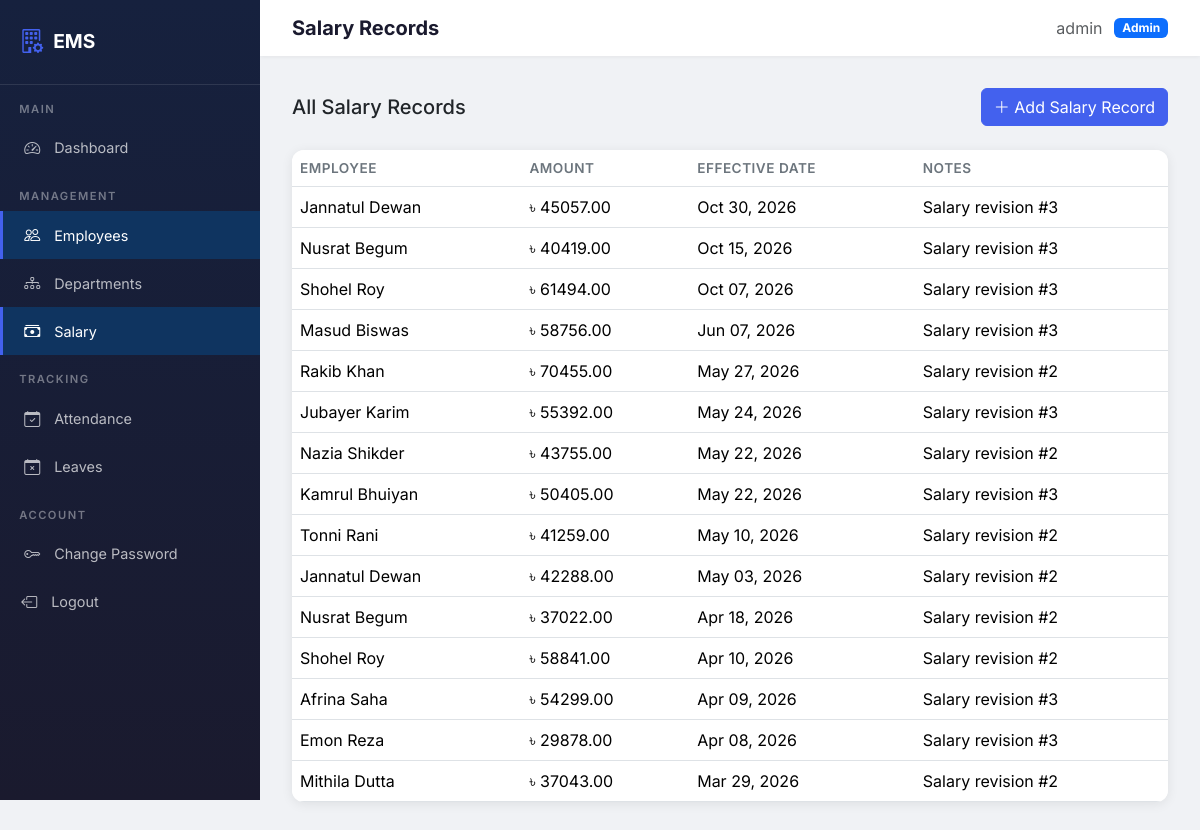
The app's page /employees/salary/ (signed in) with its own data.
### employees/models.py (models this page shows, shortened)
class SalaryRecord(models.Model):
    employee = models.ForeignKey(
        Employee, on_delete=models.CASCADE, related_name='salary_records'
    )
    amount = models.DecimalField(max_digits=12, decimal_places=2)
    effective_date = models.DateField()
    notes = models.TextField(blank=True)
    created_at = models.DateTimeField(auto_now_add=True)
    class Meta:
        ordering = ['-effective_date']

class Employee(models.Model):
    STATUS_CHOICES = [
        ('active', 'Active'),
        ('inactive', 'Inactive'),
    ]
    user = models.OneToOneField(User, on_delete=models.CASCADE, related_name='employee')
    phone = models.CharField(max_length=20, blank=True)
    department = models.ForeignKey(
        Department, on_delete=models.SET_NULL, null=True, related_name='employees'
    )
    job_title = models.CharField(max_length=100)
    salary = models.DecimalField(max_digits=12, decimal_places=2, default=0)
    joining_date = models.DateField()
    status = models.CharField(max_length=10, choices=STATUS_CHOICES, default='active')
    profile_picture = models.ImageField(
        upload_to='profile_pics/', blank=True, null=True
    )
    class Meta:
        ordering = ['user__first_name', 'user__last_name']
    @property
    def full_name(self):
        return self.user.get_full_name() or self.user.username

### employees/views.py (the view)
# urls.py: path('salary/', views.salary_list, name='salary_list'),
@admin_required
def salary_list(request):
    queryset = SalaryRecord.objects.select_related('employee__user').all()
    paginator = Paginator(queryset, 15)
    page_number = request.GET.get('page')
    page_obj = paginator.get_page(page_number)
    return render(request, 'employees/salary_list.html', {
        'records': page_obj,
        'page_obj': page_obj,
        'is_paginated': page_obj.has_other_pages(),
    })

### templates/employees/salary_list.html (shortened to what this page needs)
{% extends 'base.html' %}
{% block page_title %}Salary Records{% endblock %}
{% block content %}
<div class="d-flex justify-content-between align-items-center mb-4">
    <h5 class="mb-0">All Salary Records</h5>
    <a href="{% url 'employees:salary_create' %}" class="btn btn-primary">
        <i class="bi bi-plus-lg"></i> Add Salary Record
    </a>
</div>
<div class="table-card">
    <div class="table-responsive">
        <table class="table table-hover mb-0">
            <thead>
                <tr>
                    <th>Employee</th>
                    <th>Amount</th>
                    <th>Effective Date</th>
                    <th>Notes</th>
                </tr>
            </thead>
            <tbody>
                {% for record in records %}
                <tr>
                    <td>{{ record.employee.full_name }}</td>
                    <td>৳ {{ record.amount|floatformat:2 }}</td>
                    <td>{{ record.effective_date|date:"M d, Y" }}</td>
                    <td>{{ record.notes|default:"-" }}</td>
                </tr>
                {% empty %}
                <tr>
                    <td colspan="4" class="text-center text-muted py-4">No salary records yet.</td>
                </tr>
                {% endfor %}
            </tbody>
        </table>
    </div>
</div>
{% endblock %}

### templates/base.html (shortened to what this page needs)
{% load static %}
<!DOCTYPE html>
<html lang="en">
<head>
    <link href="https://cdn.jsdelivr.net/npm/bootstrap@5.3.2/dist/css/bootstrap.min.css" rel="stylesheet">
    <link href="https://cdn.jsdelivr.net/npm/bootstrap-icons@1.11.2/font/bootstrap-icons.min.css" rel="stylesheet">
    <link rel="stylesheet" href="{% static 'css/style.css' %}">
</head>
<body>
    {% if user.is_authenticated %}
    <nav class="sidebar">
        <div class="brand">
            <i class="bi bi-building-gear"></i>
            <h4>EMS</h4>
        </div>
        {% if user.is_staff %}
        <div class="nav-section">Main</div>
        <a href="{% url 'dashboard:home' %}"
            class="nav-link {% if request.resolver_match.app_name == 'dashboard' %}active{% endif %}">
            <i class="bi bi-speedometer2"></i> Dashboard
        </a>
        <div class="nav-section">Management</div>
        <a href="{% url 'employees:list' %}"
            class="nav-link {% if request.resolver_match.app_name == 'employees' and 'my_' not in request.resolver_match.url_name %}active{% endif %}">
            <i class="bi bi-people"></i> Employees
        </a>
        <a href="{% url 'departments:list' %}"
            class="nav-link {% if request.resolver_match.app_name == 'departments' %}active{% endif %}">
            <i class="bi bi-diagram-3"></i> Departments
        </a>
        <a href="{% url 'employees:salary_list' %}"
            class="nav-link {% if 'salary' in request.resolver_match.url_name %}active{% endif %}">
            <i class="bi bi-cash-stack"></i> Salary
        </a>
        <div class="nav-section">Tracking</div>
        <a href="{% url 'attendance:admin_attendance' %}"
            class="nav-link {% if request.resolver_match.app_name == 'attendance' %}active{% endif %}">
            <i class="bi bi-calendar-check"></i> Attendance
        </a>
        <a href="{% url 'leaves:admin_list' %}"
            class="nav-link {% if request.resolver_match.app_name == 'leaves' %}active{% endif %}">
            <i class="bi bi-calendar-x"></i> Leaves
        </a>
        {% endif %}
        <div class="nav-section">Account</div>
        <a href="{% url 'accounts:password_change' %}" class="nav-link">
            <i class="bi bi-key"></i> Change Password
        </a>
        <form method="post" action="{% url 'accounts:logout' %}" class="m-0 p-0">
            <button type="submit" class="nav-link w-100 text-start border-0 bg-transparent" style="cursor:pointer;">
                <i class="bi bi-box-arrow-left"></i> Logout
            </button>
        </form>
    </nav>
    <div class="main-content">
        <div class="topbar">
            <h5 class="page-title">{% block page_title %}Dashboard{% endblock %}</h5>
            <div class="user-info">
                <span class="text-muted">{{ user.get_full_name|default:user.username }}</span>
                <span class="badge bg-{% if user.is_staff %}primary{% else %}secondary{% endif %}">
                    {% if user.is_staff %}Admin{% else %}Employee{% endif %}
                </span>
            </div>
        </div>
        <div class="content-wrapper">
            {% block content %}{% endblock %}
        </div>
    </div>
    {% else %}
    {% block login_content %}{% endblock %}
    {% endif %}
</body>
</html>

### static/css/style.css (style rules this page uses)
:root { --primary: #4361ee; --primary-dark: #3a56d4; --secondary: #7209b7; --success: #06d6a0; --warning: #ffd166; --danger: #ef476f; --dark: #1a1a2e; --sidebar-bg: #16213e; --sidebar-hover: #0f3460; --body-bg: #f0f2f5; --card-shadow: 0 2px 12px rgba(0, 0, 0, 0.08); }
body { background-color: var(--body-bg); font-family: 'Inter', 'Segoe UI', sans-serif; min-height: 100vh; }
.sidebar { background: linear-gradient(180deg, var(--sidebar-bg) 0%, var(--dark) 100%); min-height: 100vh; width: 260px; position: fixed; top: 0; left: 0; z-index: 1000; padding-top: 0; transition: all 0.3s ease; overflow-y: auto; }
.sidebar .brand { padding: 1.5rem 1.2rem; border-bottom: 1px solid rgba(255, 255, 255, 0.1); display: flex; align-items: center; gap: 10px; }
.sidebar .brand h4 { color: #fff; margin: 0; font-weight: 700; font-size: 1.2rem; }
.sidebar .brand i { font-size: 1.5rem; color: var(--primary); }
.sidebar .nav-link { color: rgba(255, 255, 255, 0.7); padding: 0.75rem 1.2rem; display: flex; align-items: center; gap: 12px; font-size: 0.9rem; border-left: 3px solid transparent; transition: all 0.2s ease; }
.sidebar .nav-link:hover, .sidebar .nav-link.active { color: #fff; background: var(--sidebar-hover); border-left-color: var(--primary); }
.sidebar .nav-link i { width: 20px; text-align: center; font-size: 1rem; }
.sidebar .nav-section { color: rgba(255, 255, 255, 0.4); padding: 1rem 1.2rem 0.4rem; font-size: 0.7rem; text-transform: uppercase; letter-spacing: 1.5px; font-weight: 600; }
.main-content { margin-left: 260px; min-height: 100vh; }
.topbar { background: #fff; padding: 1rem 2rem; box-shadow: 0 1px 4px rgba(0, 0, 0, 0.06); display: flex; justify-content: space-between; align-items: center; position: sticky; top: 0; z-index: 999; }
.topbar .page-title { font-weight: 700; font-size: 1.25rem; color: var(--dark); margin: 0; }
.topbar .user-info { display: flex; align-items: center; gap: 12px; }
.content-wrapper { padding: 2rem; }
.table-card { background: #fff; border-radius: 12px; box-shadow: var(--card-shadow); overflow: hidden; }
.table-card table { margin-bottom: 0; }
.table-card th { font-weight: 600; font-size: 0.85rem; text-transform: uppercase; letter-spacing: 0.5px; color: #6c757d; border-top: none; }
.btn-primary { background: var(--primary); border-color: var(--primary); }

### records on screen
SalaryRecord: employee.full_name "Jannatul Dewan", amount "45057.00", effective_date "Oct 30, 2026", notes "Salary revision #3"
SalaryRecord: employee.full_name "Nusrat Begum", amount "40419.00", effective_date "Oct 15, 2026", notes "Salary revision #3"
SalaryRecord: employee.full_name "Shohel Roy", amount "61494.00", effective_date "Oct 07, 2026", notes "Salary revision #3"
SalaryRecord: employee.full_name "Masud Biswas", amount "58756.00", effective_date "Jun 07, 2026", notes "Salary revision #3"
SalaryRecord: employee.full_name "Rakib Khan", amount "70455.00", effective_date "May 27, 2026", notes "Salary revision #2"
SalaryRecord: employee.full_name "Jubayer Karim", amount "55392.00", effective_date "May 24, 2026", notes "Salary revision #3"
SalaryRecord: employee.full_name "Nazia Shikder", amount "43755.00", effective_date "May 22, 2026", notes "Salary revision #2"
SalaryRecord: employee.full_name "Kamrul Bhuiyan", amount "50405.00", effective_date "May 22, 2026", notes "Salary revision #3"
SalaryRecord: employee.full_name "Tonni Rani", amount "41259.00", effective_date "May 10, 2026", notes "Salary revision #2"
SalaryRecord: employee.full_name "Jannatul Dewan", amount "42288.00", effective_date "May 03, 2026", notes "Salary revision #2"
SalaryRecord: employee.full_name "Nusrat Begum", amount "37022.00", effective_date "Apr 18, 2026", notes "Salary revision #2"
SalaryRecord: employee.full_name "Shohel Roy", amount "58841.00", effective_date "Apr 10, 2026", notes "Salary revision #2"
SalaryRecord: employee.full_name "Afrina Saha", amount "54299.00", effective_date "Apr 09, 2026", notes "Salary revision #3"
SalaryRecord: employee.full_name "Emon Reza", amount "29878.00", effective_date "Apr 08, 2026", notes "Salary revision #3"
SalaryRecord: employee.full_name "Mithila Dutta", amount "37043.00", effective_date "Mar 29, 2026", notes "Salary revision #2"

### other values on screen
{{ user.get_full_name|default:user.username }} "admin"
